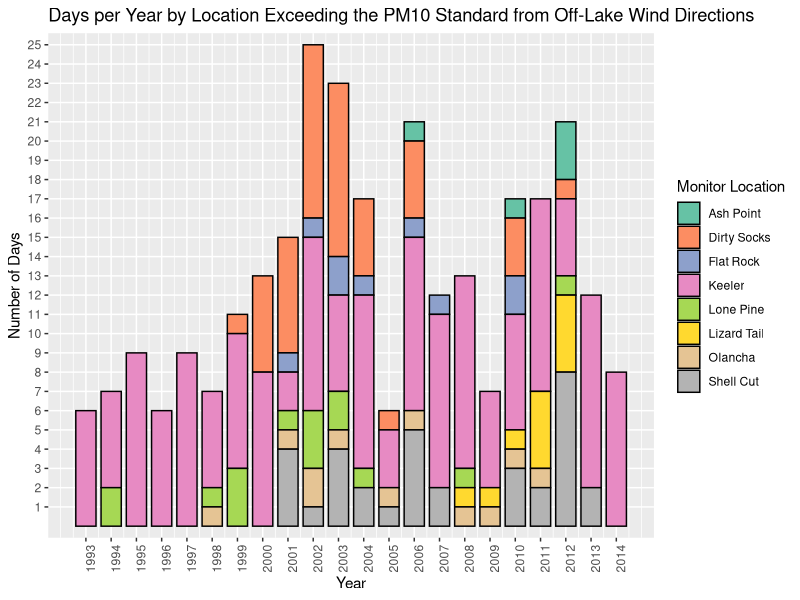
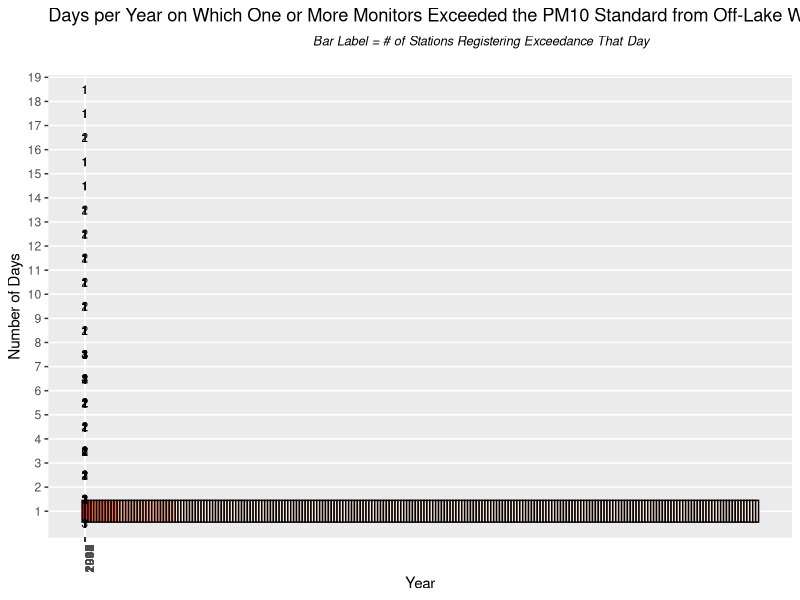

R code for these plots, in order:
library(plyr)
library(dplyr)
library(ggplot2)

df1 <- read.csv(file="./data/exceeds.csv")
df1$site <- factor(df1$site, labels=c("Ash Point", "Dirty Socks", "Flat Rock", 
                                      "Keeler", "Lone Pine", "Lizard Tail", 
                                      "Olancha", "Shell Cut"))

temp <- df1 %>% group_by(year) %>% filter(pm10>150) %>%
  summarize(count = length(pm10))
p1 <- df1 %>% filter(pm10>150) %>%
  ggplot(aes(year)) +
  geom_bar(aes(fill=site), color="black", width=.8) +
  ggtitle("Days per Year by Location Exceeding the PM10 Standard from Off-Lake Wind Directions") +
  ylab("Number of Days") + xlab("Year") +
  scale_fill_brewer(name="Monitor Location", palette="Set2") +
  scale_y_discrete(breaks=c(1:max(temp$count)), limits=c(1:max(temp$count))) +
  scale_x_continuous(breaks=c(min(temp$year):max(temp$year))) + 
#  geom_smooth(data=temp, aes(x=year, y=count), method="lm", se=FALSE) +
  theme(axis.text.x = element_text(angle = 90, hjust = 1))

summary_df <- df1 %>% group_by(year, day) %>% 
  summarize(count = length(pm10), temp=1)
for (i in 1:nrow(summary_df)){
  summary_df$year_index[i] <- match(summary_df$day[i],
                                    filter(summary_df, year==summary_df$year[i])$day)
}
summary_df$year_index <- factor(summary_df$year_index)
maxx2 <- as.numeric(levels(summary_df$year_index)[length(levels(summary_df$year_index))])
# calculate midpoints of bars (simplified using comment by @DWin)
summary_df <- ddply(summary_df, .(year), 
                    transform, pos = cumsum(temp) - (0.5 * temp)
                    )
temp2 <- df1  %>% group_by(year) %>% 
  summarize(count = length(pm10))
p2 <- ggplot(summary_df, aes(x=year, y=temp)) +
  geom_bar(aes(fill=factor(count)), color="black", stat="identity") +
  geom_text(aes(label = count, y = pos), size = 3) +
  theme(legend.position='none') +
  scale_x_continuous(breaks=c(min(temp$year):max(temp$year))) +
  ggtitle(expression(atop("Days per Year on Which One or More Monitors Exceeded the PM10 Standard from Off-Lake Wind Directions", 
                          atop(italic("Bar Label = # of Stations Registering Exceedance That Day"),"")))) +
  ylab("Number of Days") + xlab("Year") +
  scale_fill_brewer(name="Monitor Location", palette="Reds") +
scale_y_discrete(breaks=c(1:maxx2), limits=c(1:maxx2)) +
#geom_smooth(data=temp2, aes(x=year, y=count), method="lm", se=FALSE) +
  theme(axis.text.x = element_text(angle = 90, hjust = 1))

png("./output/plot1.png", width=9, height=6, units="in", res=300)
dev.off()
png("./output/plot2.png", width=9.5, height=6, units="in", res=300)
dev.off()
